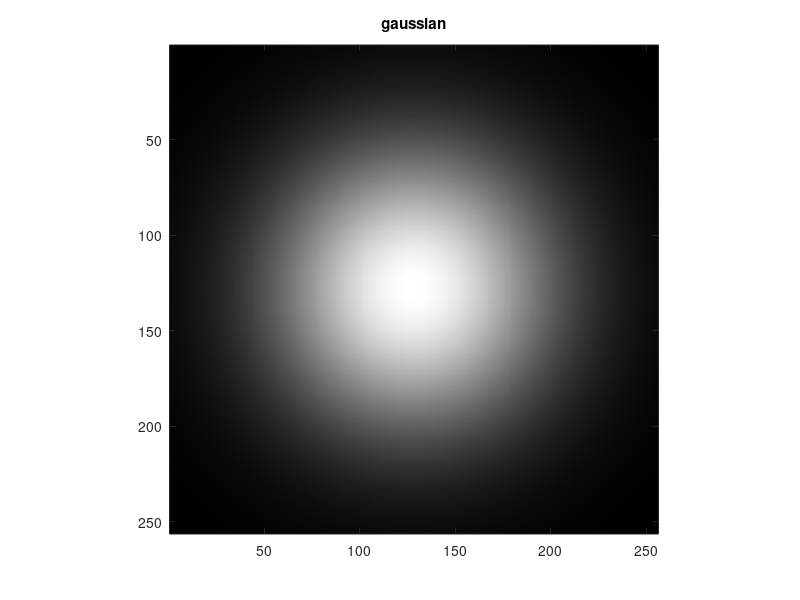
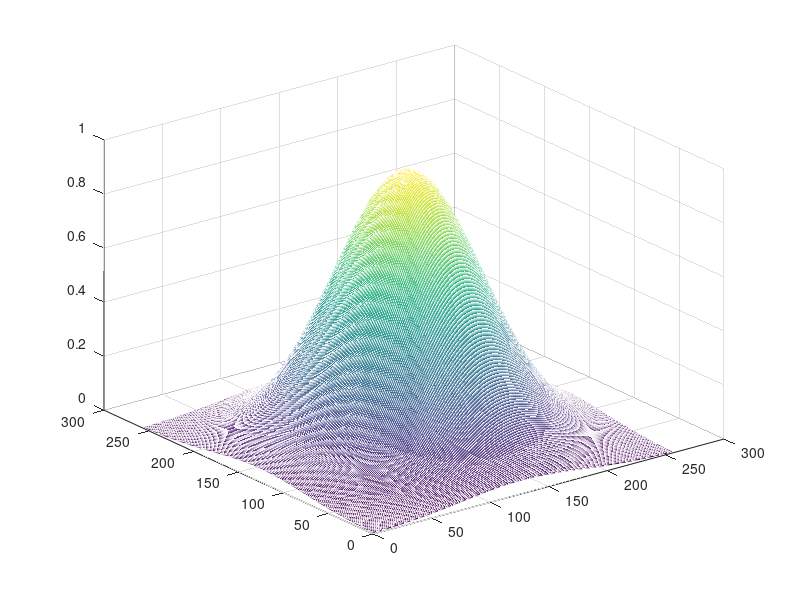

Here is the MATLAB script that generated these plots, in order:
n = 256;
xo = 128;
yo = 128;

sigma = .404*128;

for x=1:n
    for y=1:n
        %gaussian(x,y) = (1/2*pi*sigma^2)*(exp(-((x-xo)^2+(y-yo)^2)/2*sigma^2));
        gaussian(x,y) = (exp(-((x-xo)^2+(y-yo)^2)/(2*sigma^2)));
    end
end    

%  gaussian=gaussian.^2;
 % gaussian = gaussian';
imagesc(gaussian);axis('image');title('gaussian');
colormap(gray(256));
figure;
mesh(gaussian)